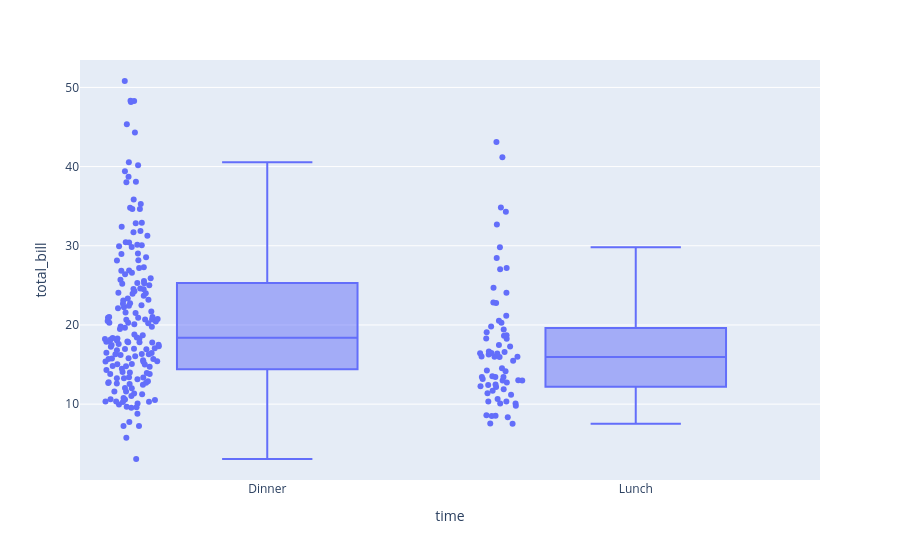

This figure's notebook cell:
### Markdown cell above
Display the underlying data

### Code cell
df = px.data.tips()
fig = px.box(df, x="time", y="total_bill", points="all")
fig.show()

### Figure 1 — Plotly figure (JSON) as saved in the notebook; plotly's stock layout.template omitted (floating-point values rounded to 4 significant figures; data arrays with more than 128 entries replaced by an {"elided": "..."} marker saying what was removed)
{"data": [{"alignmentgroup": "True", "boxpoints": "all", "hovertemplate": "time=%{x}<br>total_bill=%{y}<extra></extra>", "legendgroup": "", "marker": {"color": "#636efa"}, "name": "", "notched": false, "offsetgroup": "", "orientation": "v", "showlegend": false, "type": "box", "x": {"elided": "244 str values"}, "x0": " ", "xaxis": "x", "y": {"elided": "244 float values"}, "y0": " ", "yaxis": "y"}], "layout": {"boxmode": "group", "legend": {"tracegroupgap": 0}, "margin": {"t": 60}, "xaxis": {"anchor": "y", "domain": [0, 1], "title": {"text": "time"}}, "yaxis": {"anchor": "x", "domain": [0, 1], "title": {"text": "total_bill"}}}}
